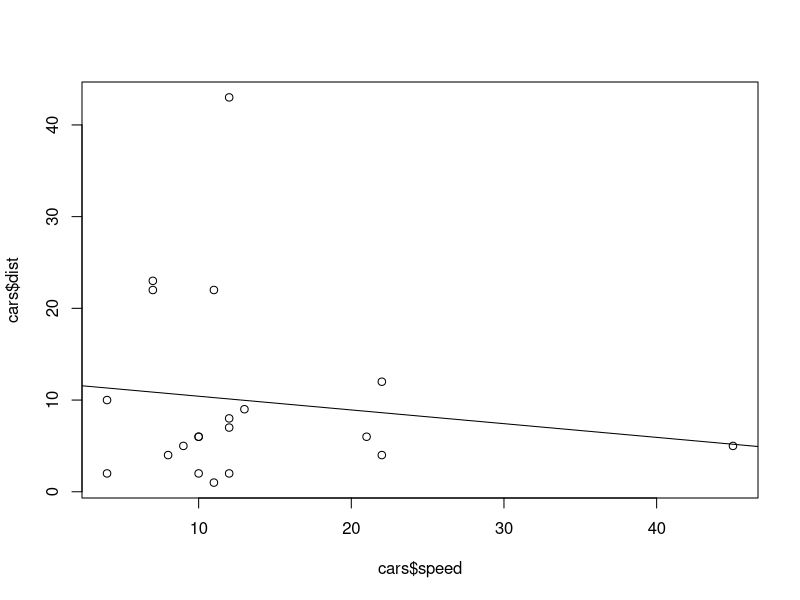

Source code (R):
t.test(mtcars$qsec,mu=17.7,conf.level = .95,alternative = "greater")

t.test(mtcars$qsec,mu=19,conf.level = .95,alternative = "greater")



#In a entrance exam(where score is normally distributed)
#Mean score of test was 76 and the SD was 14
# What is the % of the student scoring 89% or above?

#Probability Distribution

Test_pro <-pnorm(89,mean=76,sd=14,lower.tail = TRUE)
Test_pro <-pnorm(89,mean=76,sd=14,lower.tail = FALSE)

#Linear Regression

speed <-c(4,4,7,7,8,9,10,10,10,11,11,12,12,12,12,13,22,45,21,22)
dist <-c (2,10,22,23,4,5,6,6,2,1,22,43,2,7,8,9,4,5,6,12)
cars <-data.frame(speed,dist)


View(cars)
(plot(cars$speed,cars$dist))
cars1<-cars
cars_model <-lm(cars1$dist ~ cars1$speed)
summary(cars_model)
abline(cars_model)

